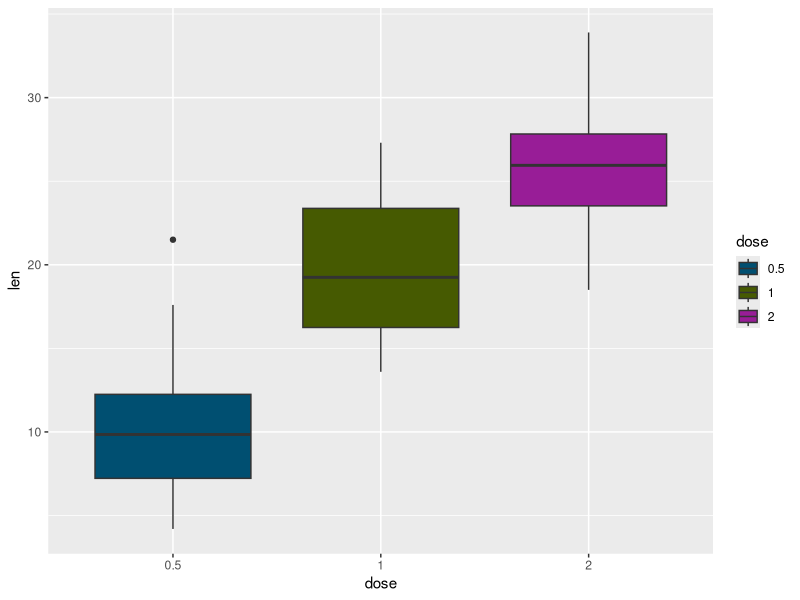
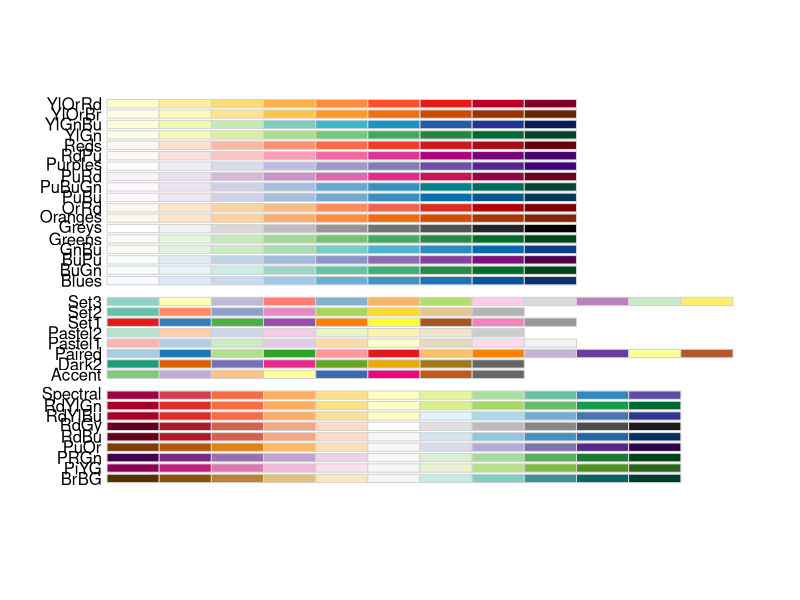
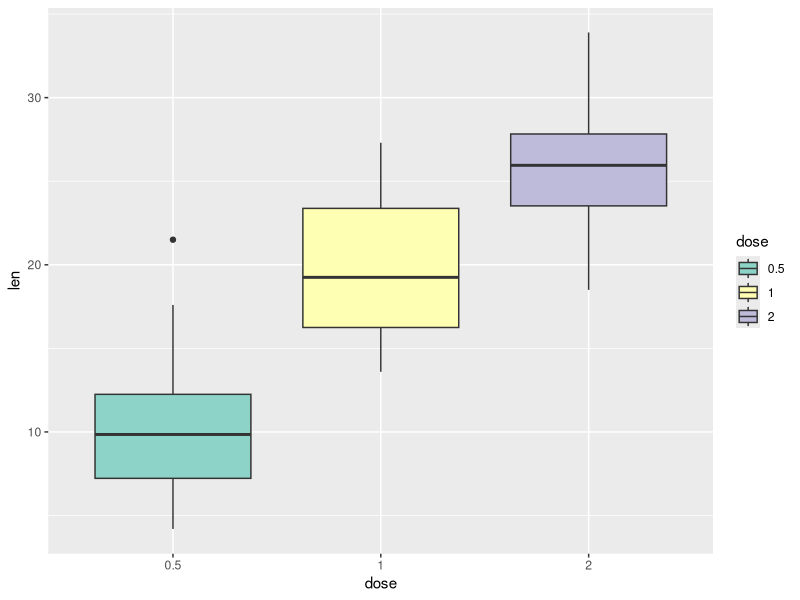
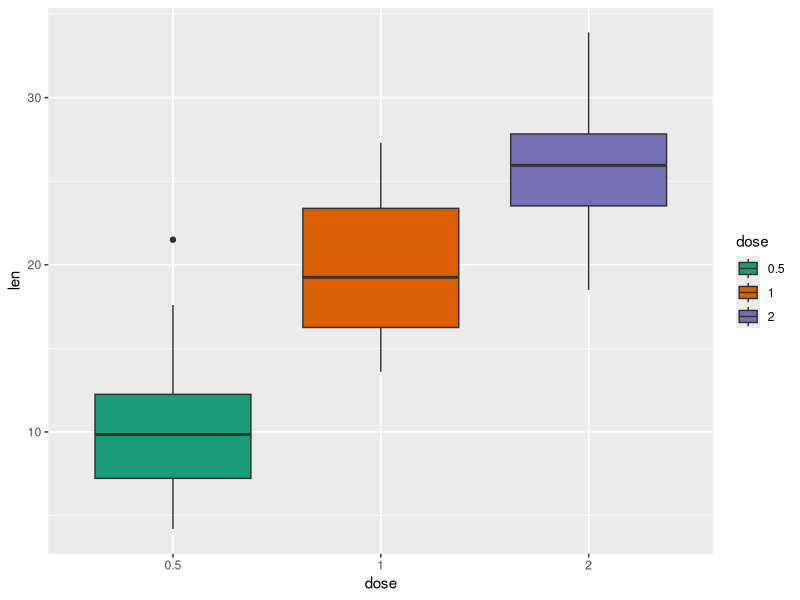
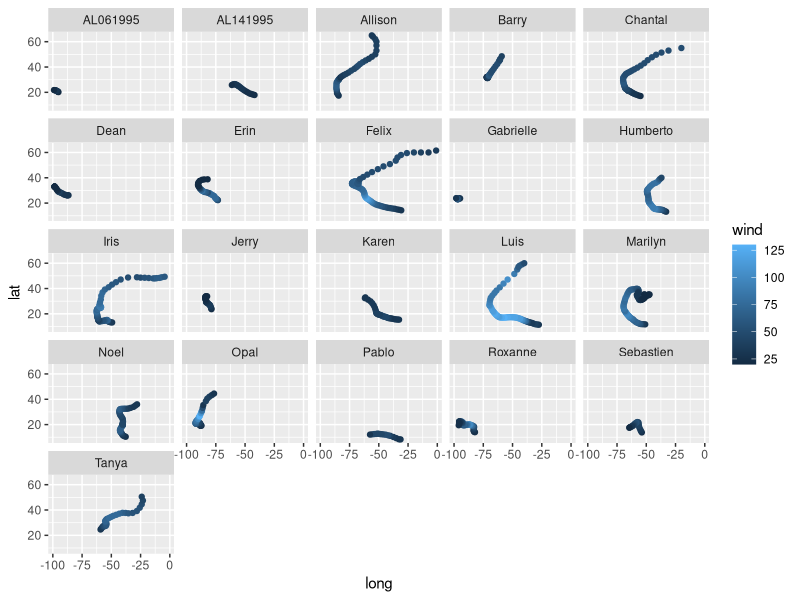
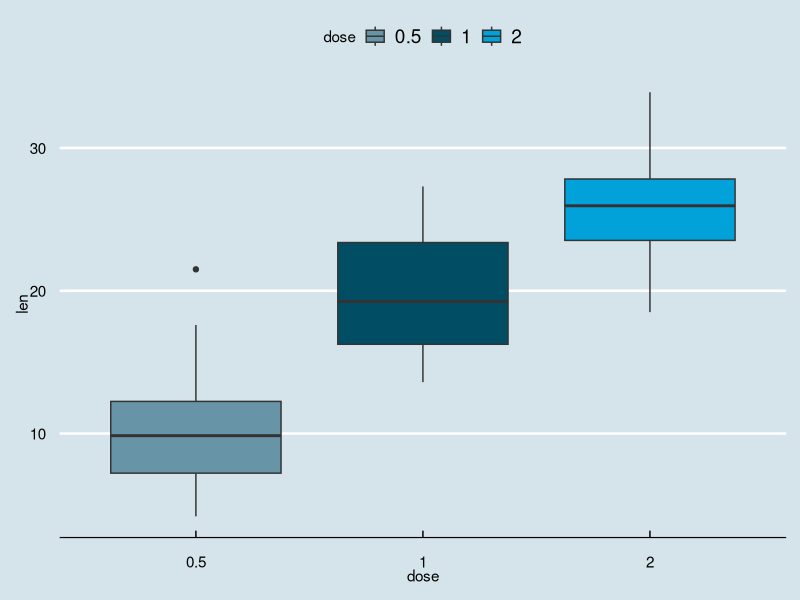

Write R code to recreate these figures, in order.
## ---- chunk 1
set.seed(21)
knitr::opts_chunk$set(eval = TRUE, message = FALSE)
posted <- Sys.time() > "2021-01-09 10:50:00 EDT"
## ---- chunk 2
library(tidyverse)
glimpse(ToothGrowth)
summary(ToothGrowth)
## ---- chunk 3
ToothGrowth <- ToothGrowth %>%
  mutate(dose = factor(dose))
## ---- chunk 4
summary(ToothGrowth)
## ---- chunk 5
# sample solution
my_plot <- ggplot(ToothGrowth, aes(x = dose, y = len, fill = dose)) + 
  geom_boxplot()
## ---- chunk 6
my_plot + 
  scale_fill_manual(values = c("#004f71", "#465a01", "#981d97"))
## ---- chunk 7
library(RColorBrewer)
display.brewer.all()
## ---- chunk 8
my_plot + 
  scale_fill_brewer(palette = "Set3")
## ---- chunk 9
# sample solution
my_plot + 
  scale_fill_brewer(palette = "Dark2")
## ---- chunk 10
my_storms <- storms %>%
  filter(year == 1995)
## ---- chunk 11
# sample solution
ggplot(my_storms, aes(x = long, y = lat, color = wind)) + 
  geom_point() + 
  facet_wrap(~name)
## ---- chunk 12
library(ggthemes)
my_plot + 
  theme_economist() + 
  scale_fill_economist()
## ---- chunk 13
# sample solution
